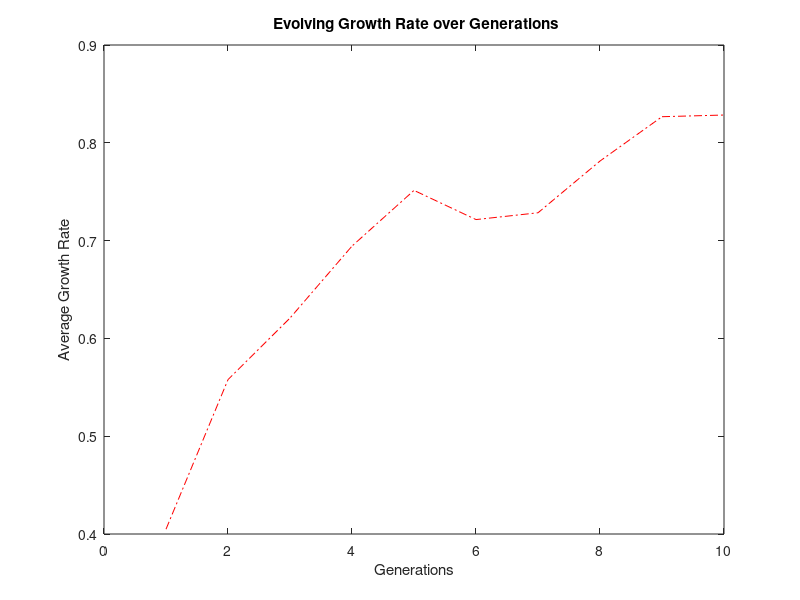

Source code (MATLAB):
growth=[0.4049	0.55785	0.6208	0.6944	0.75135	0.7215	0.72845	0.78135	0.826684211	0.8284]
generation=[1 2 3 4 5 6 7 8 9 10]

figure;
plot(generation,growth,'-.r');
xlabel('Generations');
ylabel('Average Growth Rate')
title(' Evolving Growth Rate over Generations');
